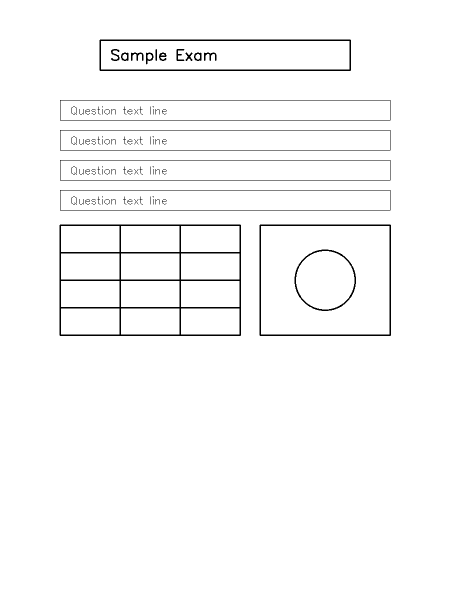
#> input picture test_fixtures/sample_exam.png, 900 x 1200 px (shown at 1/2 size)
$ python -i preprocess.py   (imports and definitions only)
#> lines starting #> are read from the running program, lines starting #| are printed output that depends on the picture; after the words box and inside, x2 and y2 are one past the last pixel; in counts of white or black regions, pixels touching at a corner belong together
"""
Image preprocessing for scanned exam papers and mobile photos.

Steps: grayscale -> deskew -> denoise -> adaptive threshold -> CLAHE.
"""

from __future__ import annotations

import tempfile
from pathlib import Path

import cv2
import numpy as np

# Minimum absolute skew angle (degrees) before rotation is applied.
_MIN_SKEW_ANGLE = 0.5

# Maximum skew angle (degrees) we attempt to correct.
_MAX_SKEW_ANGLE = 45.0


def _rotate_image(image: np.ndarray, angle: float) -> np.ndarray:
    """Rotate an image around its center while preserving full content."""
    height, width = image.shape[:2]
    center = (width // 2, height // 2)

    rotation_matrix = cv2.getRotationMatrix2D(center, angle, 1.0)

    cos = abs(rotation_matrix[0, 0])
    sin = abs(rotation_matrix[0, 1])
    new_width = int(height * sin + width * cos)
    new_height = int(height * cos + width * sin)

    rotation_matrix[0, 2] += (new_width / 2) - center[0]
    rotation_matrix[1, 2] += (new_height / 2) - center[1]

    border_value = 255 if len(image.shape) == 2 else (255, 255, 255)
    return cv2.warpAffine(
        image,
        rotation_matrix,
        (new_width, new_height),
        flags=cv2.INTER_CUBIC,
        borderMode=cv2.BORDER_CONSTANT,
        borderValue=border_value,
    )


def _normalize_line_angle(theta: float) -> float:
    """
    Convert a Hough theta (radians) to a skew angle in degrees.

    Returns an angle in [-45, 45], suitable for deskewing text lines.
    """
    angle = np.degrees(theta) - 90.0
    if angle < -45.0:
        angle += 90.0
    elif angle > 45.0:
        angle -= 90.0
    return angle


def _collect_hough_angles(gray: np.ndarray) -> list[float]:
    """
    Detect skew angles from Hough lines using multiple edge-detection settings.

    Mobile photos often need stronger blur and lower Hough thresholds;
    scanned pages usually work with sharper edges and higher thresholds.
    """
    angles: list[float] = []

    # Resize very large images so Hough detection stays fast and stable.
    height, width = gray.shape[:2]
    scale = 1.0
    working = gray
    if max(height, width) > 2000:
        scale = 2000.0 / max(height, width)
        working = cv2.resize(
            gray,
            None,
            fx=scale,
            fy=scale,
            interpolation=cv2.INTER_AREA,
        )

    configs = [
        # Typical scanned document
        {"blur": (3, 3), "canny": (50, 150), "hough_threshold": 120},
        # Noisy mobile photo
        {"blur": (5, 5), "canny": (30, 120), "hough_threshold": 80},
        # Low-contrast capture
        {"blur": (7, 7), "canny": (20, 100), "hough_threshold": 60},
    ]

    for config in configs:
        blurred = cv2.GaussianBlur(working, config["blur"], 0)
        edges = cv2.Canny(blurred, config["canny"][0], config["canny"][1], apertureSize=3)

        # Close small gaps in text strokes before line detection.
        kernel = cv2.getStructuringElement(cv2.MORPH_RECT, (3, 3))
        edges = cv2.dilate(edges, kernel, iterations=1)

        lines = cv2.HoughLines(edges, 1, np.pi / 180, config["hough_threshold"])
        if lines is None:
            continue

        for line in lines:
            theta = line[0][1]
            angle = _normalize_line_angle(theta)
            if abs(angle) <= _MAX_SKEW_ANGLE:
                angles.append(angle)

        # Probabilistic Hough helps when lines are short or fragmented (mobile photos).
        prob_lines = cv2.HoughLinesP(
            edges,
            rho=1,
            theta=np.pi / 180,
            threshold=max(30, config["hough_threshold"] // 2),
            minLineLength=max(working.shape[1] // 8, 40),
            maxLineGap=20,
        )
        if prob_lines is None:
            continue

        for x1, y1, x2, y2 in prob_lines[:, 0]:
            delta_x = x2 - x1
            delta_y = y2 - y1
            if delta_x == 0:
                continue
            angle = np.degrees(np.arctan2(delta_y, delta_x))
            if abs(angle) <= _MAX_SKEW_ANGLE:
                angles.append(angle)

    return angles


def _detect_skew_angle(gray: np.ndarray) -> float:
    """
    Estimate document skew using the median of detected line angles.

    Median aggregation is robust against outliers from borders, shadows,
    and non-text edges in both scanned and mobile captures.
    """
    angles = _collect_hough_angles(gray)
    if not angles:
        return 0.0

    median_angle = float(np.median(angles))

    # Ignore tiny corrections that mostly add interpolation artifacts.
    if abs(median_angle) < _MIN_SKEW_ANGLE:
        return 0.0

    return median_angle


# [15 lines left out: functions _deskew, _save_temp_image, not called in this run]


def enhance_page_rgb(image: np.ndarray) -> np.ndarray:
    """
    Enhance a color page for layout detection and OCR without binarizing.

    Applies deskew (using grayscale line detection), light denoise, and CLAHE
    on the L channel in LAB space so Surya layout and VLM crops stay sharp.
    """
    if len(image.shape) == 2:
        image = cv2.cvtColor(image, cv2.COLOR_GRAY2RGB)
    elif image.shape[2] == 4:
        image = cv2.cvtColor(image, cv2.COLOR_RGBA2RGB)

    gray = cv2.cvtColor(image, cv2.COLOR_RGB2GRAY)
    angle = _detect_skew_angle(gray)
    if abs(angle) >= _MIN_SKEW_ANGLE:
        image = _rotate_image(image, angle)
        gray = cv2.cvtColor(image, cv2.COLOR_RGB2GRAY)

    denoised_gray = cv2.fastNlMeansDenoising(
        gray,
        None,
        h=8,
        templateWindowSize=7,
        searchWindowSize=21,
    )

    lab = cv2.cvtColor(image, cv2.COLOR_RGB2LAB)
    l_channel, a_channel, b_channel = cv2.split(lab)
    clahe = cv2.createCLAHE(clipLimit=2.0, tileGridSize=(8, 8))
    l_channel = clahe.apply(l_channel)

    # Blend denoised luminance with CLAHE for uneven mobile lighting.
    l_blend = cv2.addWeighted(l_channel, 0.65, denoised_gray, 0.35, 0)
    enhanced = cv2.merge([l_blend, a_channel, b_channel])
    return cv2.cvtColor(enhanced, cv2.COLOR_LAB2RGB)


# [48 lines left out: function preprocess_image, not called in this run]

>>> import cv2
>>> picture = cv2.cvtColor(cv2.imread('../test_fixtures/sample_exam.png'), cv2.COLOR_BGR2RGB)
#> picture is the input picture: shape (1200, 900, 3); 97.8% white; 90 black regions (20 under 20 px), largest, box (x1, y1, x2, y2) and area: (119, 449, 482, 672) 7937, (199, 79, 702, 142) 3356, (519, 449, 782, 672) 2876
>>> result = enhance_page_rgb(picture)
#> the loop in _collect_hough_angles, `for config in configs:` made 3 passes
#> pass 1, in _collect_hough_angles, `edges = cv2.Canny(blurred, config["canny"][0], config["canny"][1], ape..`:
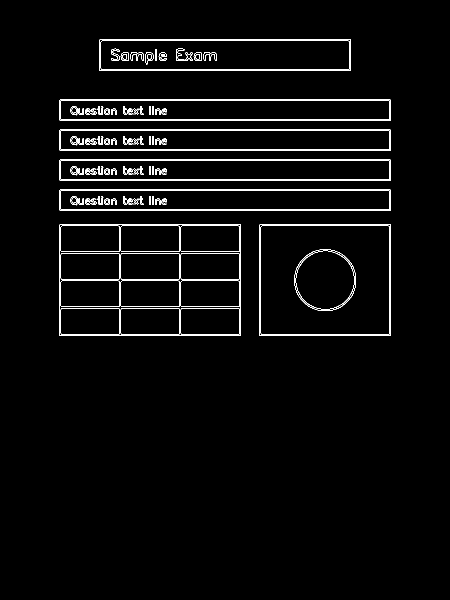
#> edges: shape (1200, 900) (shown at 1/2 size); 2.4% white in thin lines or dots, all inside (x1, y1, x2, y2) = (118, 78, 782, 672)
#> pass 1, in _collect_hough_angles, `edges = cv2.dilate(edges, kernel, iterations=1)`:
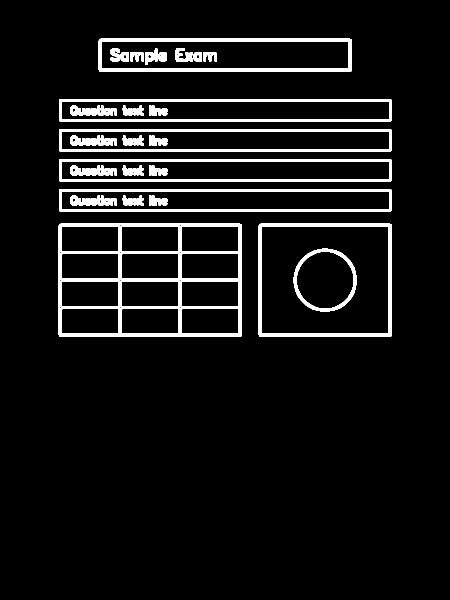
#> edges: shape (1200, 900) (shown at 1/2 size); 6.6% white; 32 white regions, largest, box (x1, y1, x2, y2) and area: (117, 447, 483, 673) 15632, (118, 198, 783, 243) 6996, (118, 258, 783, 303) 6996
#> after the loop in _collect_hough_angles, `for config in configs:`:
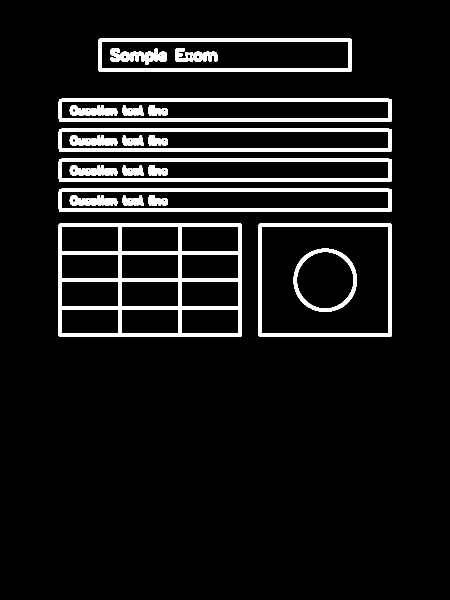
#> edges: shape (1200, 900) (shown at 1/2 size); 7.2% white; 26 white regions, largest, box (x1, y1, x2, y2) and area: (117, 447, 484, 674) 15654, (117, 197, 784, 244) 8392, (117, 257, 784, 304) 8392
#> after the loop in _collect_hough_angles, `for config in configs:`: angles = 31661 items
#> in _detect_skew_angle, `median_angle = float(np.median(angles))`: median_angle = -1
#> in _rotate_image, `rotation_matrix = cv2.getRotationMatrix2D(center, angle, 1.0)`: rotation_matrix = [[1, -0.0175, 10.54], [0.0175, 1, -7.76]]
#> in _rotate_image, `cos = abs(rotation_matrix[0, 0])`: cos = 1
#> in _rotate_image, `sin = abs(rotation_matrix[0, 1])`: sin = 0.0175
#> in _rotate_image, `new_width = int(height * sin + width * cos)`: new_width = 920
#> in _rotate_image, `new_height = int(height * cos + width * sin)`: new_height = 1215
#> in _rotate_image, `return cv2.warpAffine( image, rotation_matrix, (new_width, new_height)..`:
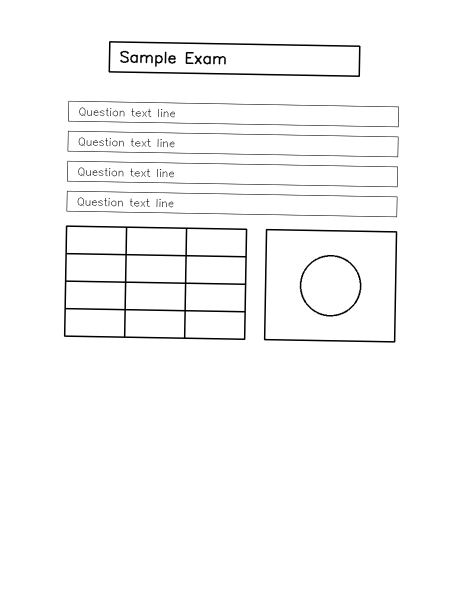
#> returned value: shape (1215, 920, 3) (shown at 1/2 size); min 0, max 255, mean 249.3
#> in enhance_page_rgb, `lab = cv2.cvtColor(image, cv2.COLOR_RGB2LAB)`: lab: shape (1215, 920, 3); mean of channels 0, 1, 2 249.4, 128, 128
#> in enhance_page_rgb, `l_channel, a_channel, b_channel = cv2.split(lab)`: a_channel: shape (1215, 920); every value is 128
#> in enhance_page_rgb, `enhanced = cv2.merge([l_blend, a_channel, b_channel])`: enhanced: shape (1215, 920, 3); mean of channels 0, 1, 2 249.4, 128, 128
